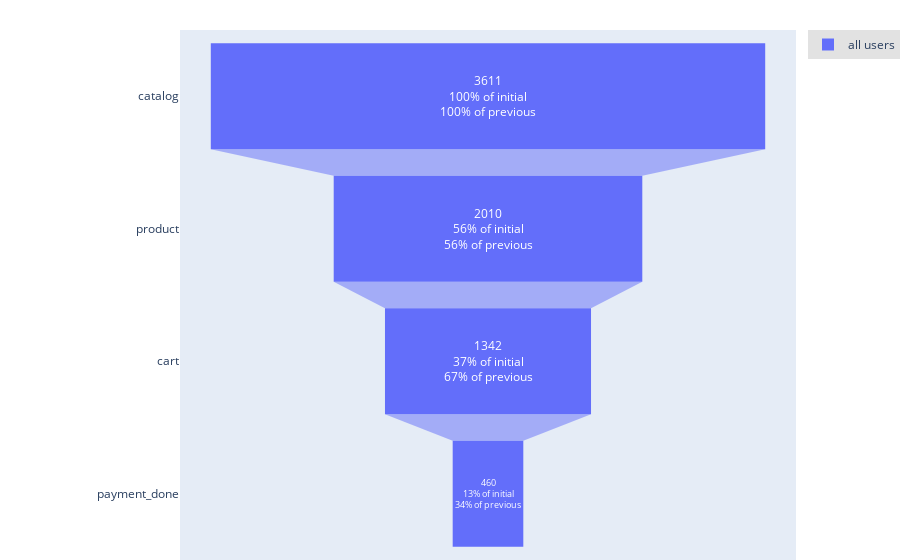

Write notebook code for a chart like this one.
### Code cell
source.funnel(
    stages = ['catalog', ['product1', 'product2'], 'cart', 'payment_done'],
    stages_names = ['catalog', 'product', 'cart', 'payment_done'],
    funnel_type = 'closed'
)

### Figure 1 — Plotly figure (JSON) as saved in the notebook; plotly's stock layout.template omitted (floating-point values rounded to 4 significant figures)
{"data": [{"name": "all users", "textinfo": "value+percent initial+percent previous", "x": [3611, 2010, 1342, 460], "y": ["catalog", "product", "cart", "payment_done"], "type": "funnel"}], "layout": {"funnelmode": "stack", "hovermode": "closest", "legend": {"bgcolor": "#E2E2E2", "font": {"size": 12}, "orientation": "v", "xanchor": "left"}, "margin": {"b": 0, "l": 180, "pad": 0, "r": 0, "t": 30}, "showlegend": true}}
